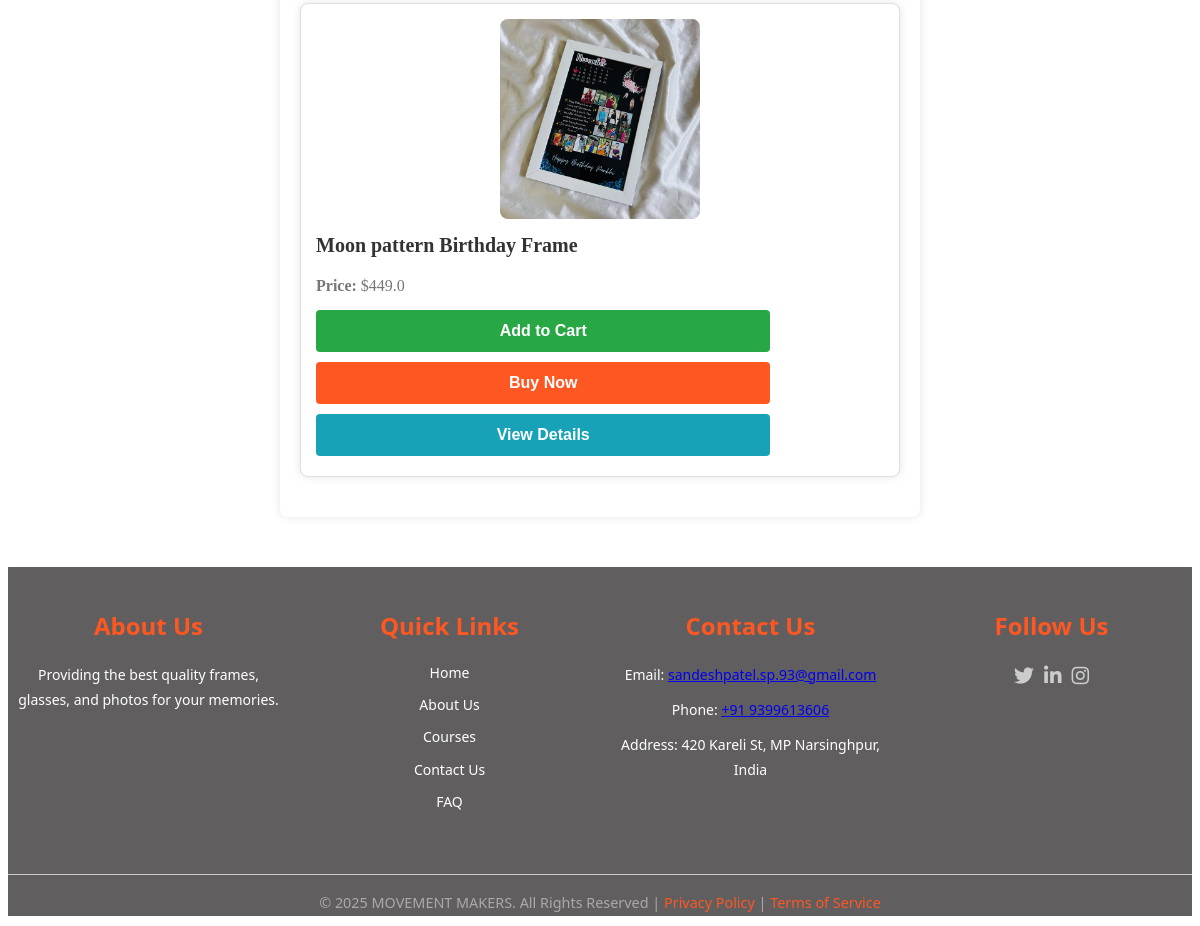
Before: / (lower part) with the older database file.
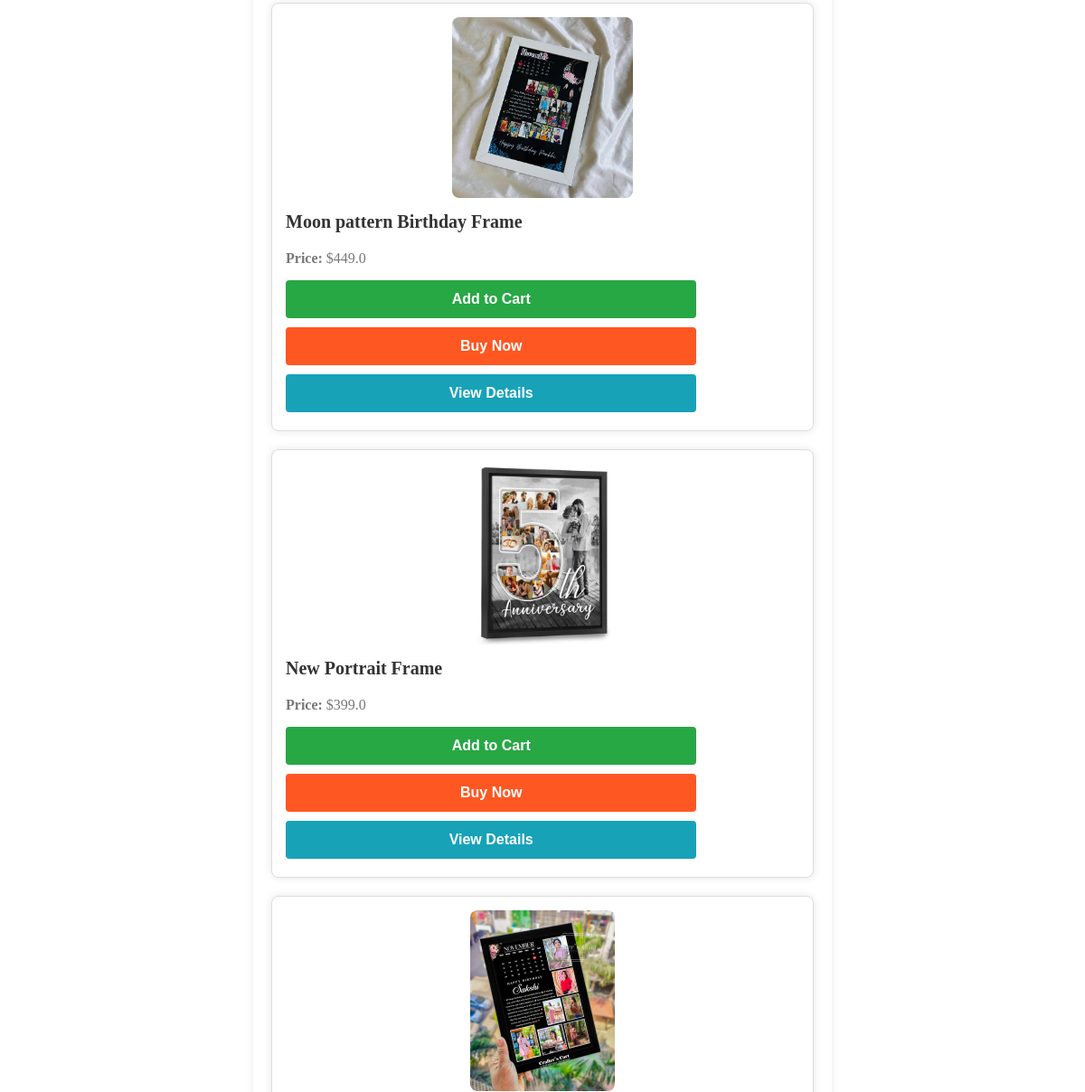
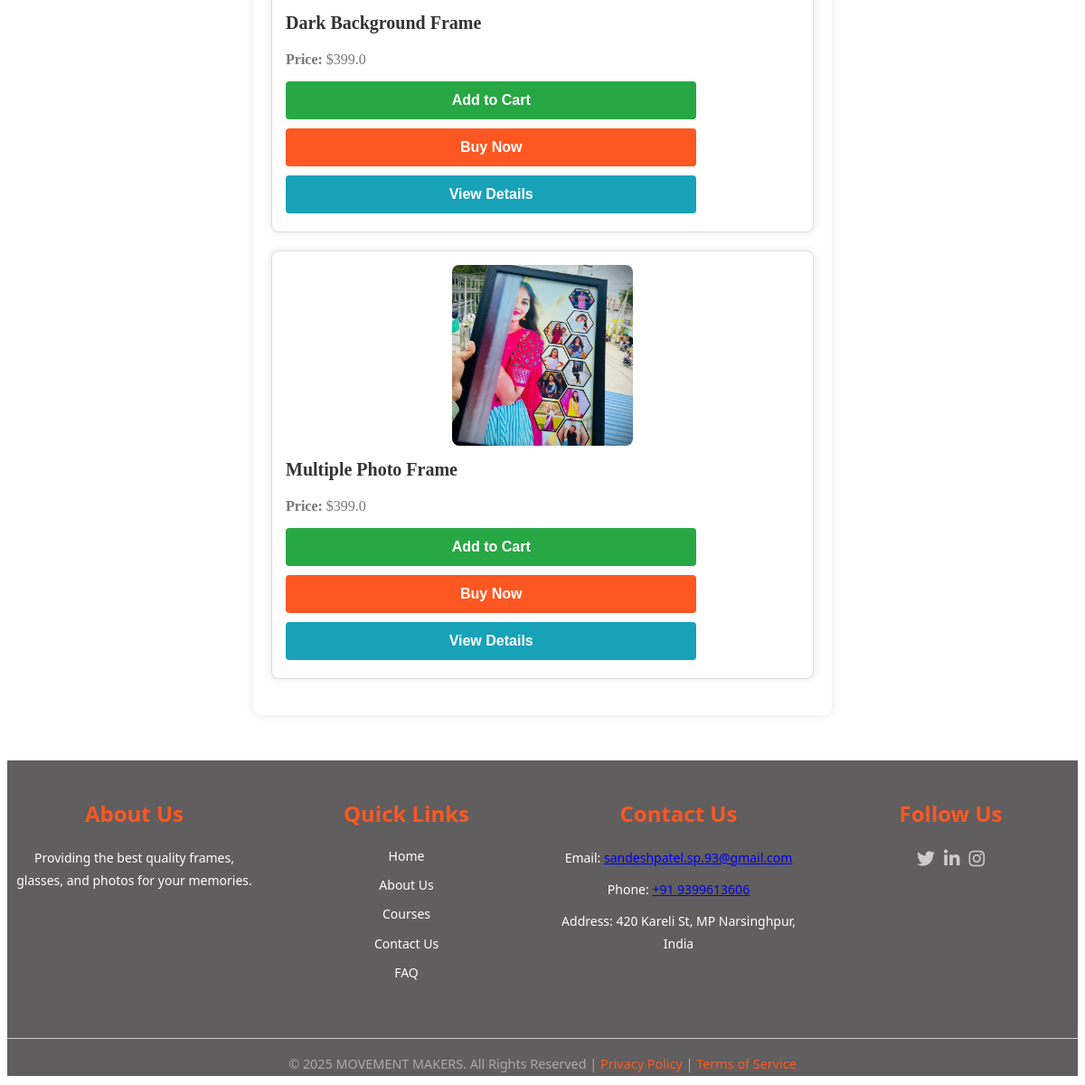
After: the same page with the newer database file (2 pictures, top to bottom).
### app.py (models this page shows)
class Product(db.Model):
    id = db.Column(db.Integer, primary_key=True)  # Primary key
    name = db.Column(db.String(100), nullable=False)  # Product name
    price = db.Column(db.Float, nullable=False)  # Product price
    description = db.Column(db.Text, nullable=False)  # Product description
    image_path = db.Column(db.String(255), nullable=True)  # Path to the product image

### app.py (the view)
@app.route('/')
def public_page():
    products = Product.query.all()
    return render_template('index.html', products=products)

### templates/index.html (shortened to what this page needs)
<!DOCTYPE html>
<html lang="en">
<head>
    {% include 'header.html' %}
</head>
<body class="light-theme">
   {% include 'products.html' %}
    {% include 'footer.html' %}
</body>
</html>

### templates/products.html (shortened to what this page needs)
<div class="container">
    <div class="row">
        {% if products %}
        {% for product in products %}
        <div onclick="viewProductDetails('{{ product.id }}')" class="product-card">
            <img src="{{ url_for('static', filename=product.image_path) }}" alt="{{ product.name }}" />
            <h3>{{ product.name }}</h3>
            <p><strong>Price:</strong> ${{ product.price }}</p>
            <button class="btn add-to-cart" onclick="addToCart('{{ product.id }}')">Add to Cart</button>
            <button class="btn buy-now"
                onclick="buyNow('{{ product.id }}', '{{ product.name }}', '{{ product.price }}')">Buy Now</button>
            <button class="btn view-details" onclick="viewProductDetails('{{ product.id }}')">View Details</button>
        </div>
        {% endfor %}
        {% else %}
        <div class="alert" role="alert">No products available.</div>
        {% endif %}
    </div>
</div>

Changed rows visible on the page:
added Product: image_path (picture), name "New Portrait Frame", price "399.0"
added Product: image_path (picture), name "Dark Background Frame", price "399.0"
added Product: image_path (picture), name "Multiple Photo Frame", price "399.0"
